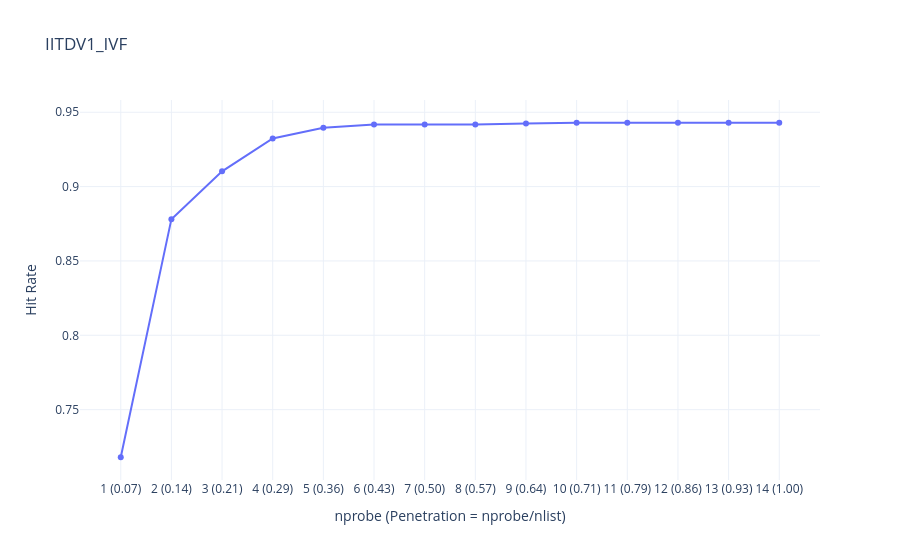

Here is the notebook cell this chart was saved with:
### Code cell
import json
import numpy as np
import faiss
import plotly.graph_objects as go

# ---------------------
# Load JSON data
# ---------------------
def load_data(json_path):
    with open(json_path, 'r') as f:
        data = json.load(f)
    x = np.array(data["X"], dtype='float32')
    y = np.array(data["y"])
    return x, y

# ---------------------
# Split representatives & queries
# ---------------------
def split_representatives(x, y):
    unique_labels = np.unique(y)
    index_vectors = []
    index_labels = []
    query_vectors = []
    query_labels = []

    for label in unique_labels:
        indices = np.where(y == label)[0]
        if len(indices) == 0:
            continue
        index_vectors.append(x[indices[0]])
        index_labels.append(label)
        if len(indices) > 1:
            remaining = indices[1:]
            query_vectors.extend(x[remaining])
            query_labels.extend(y[remaining])

    return (np.array(index_vectors, dtype='float32'),
            np.array(index_labels),
            np.array(query_vectors, dtype='float32'),
            np.array(query_labels))

# ---------------------
# Build IVF Index
# ---------------------
def build_ivf_index(vectors, dim, nlist=14):
    quantizer = faiss.IndexFlatL2(dim)  # base quantizer
    index = faiss.IndexIVFFlat(quantizer, dim, nlist, faiss.METRIC_L2)
    index.train(vectors)   # train on representative vectors
    index.add(vectors)     # add all vectors
    return index

# ---------------------
# Evaluate Hit Rate (varying nprobe)
# ---------------------
def evaluate_hit_rate_ivf(index, index_labels, query_vectors, query_labels, nlist=14):
    hit_rates = []
    x_labels = []
    highlight_point = None
    total_indexed = len(index_labels)

    for nprobe in range(1, nlist + 1):
        index.nprobe = nprobe
        distances, indices = index.search(query_vectors, k=1)
        predicted_labels = index_labels[indices.flatten()]
        hits = np.sum(predicted_labels == query_labels)
        total = len(query_labels)
        hit_rate = hits / total if total > 0 else 0
        hit_rates.append(hit_rate)

        penetration = nprobe / nlist
        x_labels.append(f"{nprobe} ({penetration:.2f})")

        if highlight_point is None and hit_rate >= 0.98:
            highlight_point = (nprobe, hit_rate, penetration)

        print(f"nprobe={nprobe}, Hit rate={hit_rate:.4f}")

    return x_labels, hit_rates, highlight_point

# ---------------------
# Plot Hit Rate vs Penetration
# ---------------------
def plot_hit_rate_plotly(x_labels, hit_rates, highlight_point):
    fig = go.Figure()

    # Main line
    fig.add_trace(go.Scatter(
        x=x_labels,
        y=hit_rates,
        mode='lines+markers',
        name="Hit Rate",
        line=dict(width=2),
        marker=dict(size=6)
    ))

    # Highlight first ≥98% hit rate
    if highlight_point:
        nprobe_highlight, hr_highlight, penetration = highlight_point
        highlight_label = f"{nprobe_highlight} ({penetration:.2f})"
        fig.add_trace(go.Scatter(
            x=[highlight_label],
            y=[hr_highlight],
            mode='markers+text',
            marker=dict(color='red', size=12, symbol='star'),
            text=[f"Penetration={penetration:.2f}"],
            textposition="top center",
            name="First ≥98% Hit"
        ))

    fig.update_layout(
        title="IITDV1_IVF",
        xaxis_title="nprobe (Penetration = nprobe/nlist)",
        yaxis_title="Hit Rate",
        template="plotly_white",
        hovermode="x unified"
    )
    fig.show()

# ---------------------
# Main Workflow
# ---------------------
def main(json_path, nlist=14):
    x, y = load_data(json_path)
    index_x, index_y, query_x, query_y = split_representatives(x, y)
    dim = index_x.shape[1]
    index = build_ivf_index(index_x, dim, nlist=nlist)

    x_labels, hit_rates, highlight_point = evaluate_hit_rate_ivf(
        index, index_y, query_x, query_y, nlist=nlist
    )

    plot_hit_rate_plotly(x_labels, hit_rates, highlight_point)

# Example usage
if __name__ == "__main__":
    main("iitd_features_1_with seprate_left_abd_wrute.json", nlist=14)

### Figure 1 — Plotly figure (JSON) as saved in the notebook; plotly's stock layout.template omitted (floating-point values rounded to 4 significant figures)
{"data": [{"line": {"width": 2}, "marker": {"size": 6}, "mode": "lines+markers", "name": "Hit Rate", "type": "scatter", "x": ["1 (0.07)", "2 (0.14)", "3 (0.21)", "4 (0.29)", "5 (0.36)", "6 (0.43)", "7 (0.50)", "8 (0.57)", "9 (0.64)", "10 (0.71)", "11 (0.79)", "12 (0.86)", "13 (0.93)", "14 (1.00)"], "y": [0.718, 0.8781, 0.9102, 0.9324, 0.9396, 0.9418, 0.9418, 0.9418, 0.9424, 0.9429, 0.9429, 0.9429, 0.9429, 0.9429]}], "layout": {"hovermode": "x unified", "title": {"text": "IITDV1_IVF"}, "xaxis": {"title": {"text": "nprobe (Penetration = nprobe/nlist)"}}, "yaxis": {"title": {"text": "Hit Rate"}}}}
